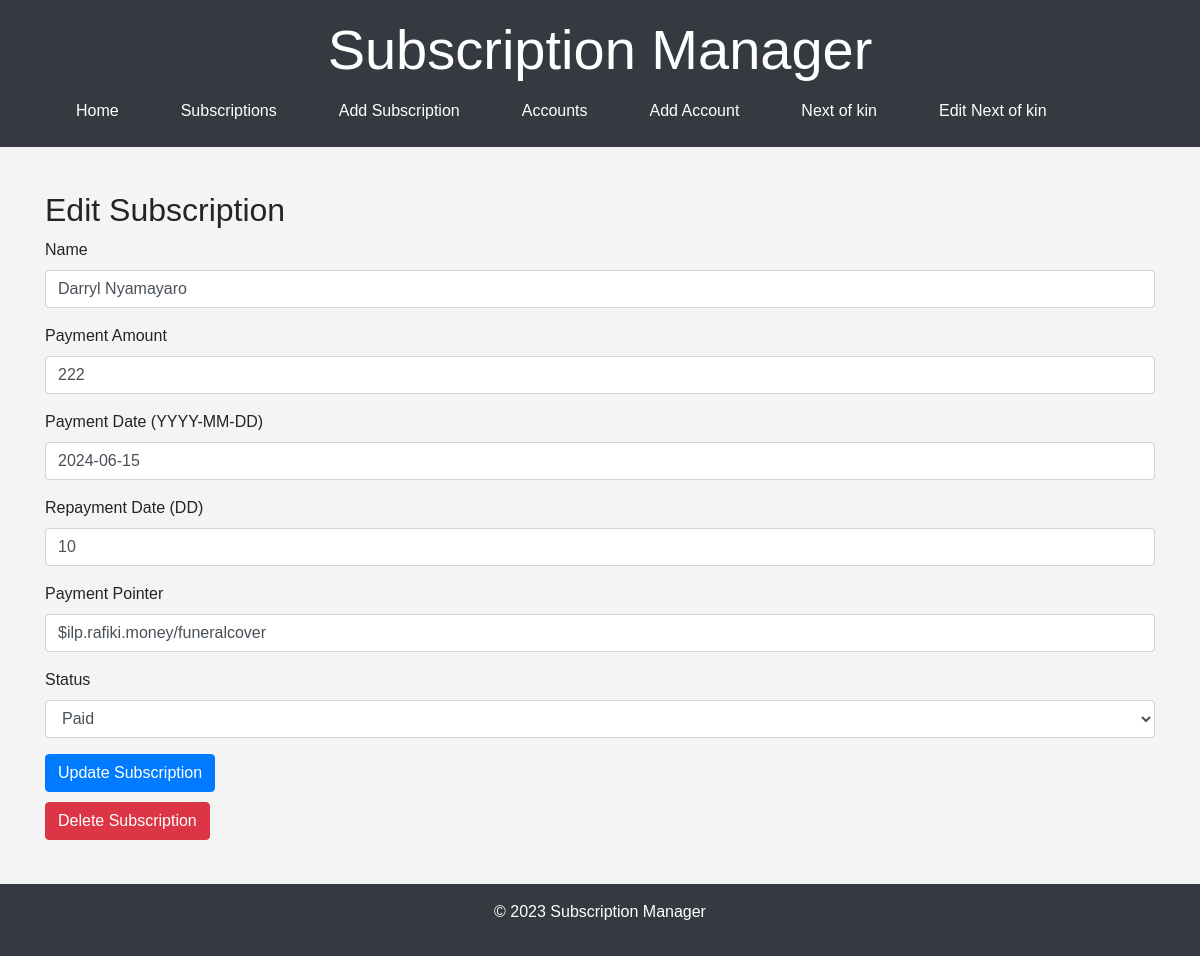
Page /subscriptions/edit/1 on the committed database.
### models.py (models this page shows)
class Subscription(Base):
    __tablename__ = "subscriptions"
    id = Column(Integer, primary_key=True, index=True)
    name = Column(String, index=True)
    payment_amount = Column(Integer)
    payment_date = Column(DateTime, nullable=True)  # Initialize as None
    repayment_date = Column(String, default="01")  # Default to the first day of the month
    status = Column(String, default="unpaid")
    account_id = Column(Integer, ForeignKey("accounts.id"), nullable=True)
    payment_pointer = Column(String, nullable=True)
    account = relationship("Account", back_populates="subscriptions")

### main.py (the view)
@app.get("/subscriptions/edit/{subscription_id}")
def edit_subscription_form(subscription_id: int, request: Request, db: Session = Depends(get_db)):
    try:
        subscription = crud.get_subscription(db, subscription_id=subscription_id)
        if subscription is None:
            raise HTTPException(status_code=404, detail="Subscription not found")
        return templates.TemplateResponse("edit_subscription.html", {"request": request, "subscription": subscription})
    except Exception as e:
        logging.error(f"Error fetching subscription data for editing: {e}")
        raise HTTPException(status_code=500, detail="Internal Server Error")

### Templates/edit_subscription.html (shortened to what this page needs)
{% extends "base.html" %}
{% block content %}
<h2>Edit Subscription</h2>
<form method="post" action="/subscriptions/edit/{{ subscription.id }}" class="needs-validation" novalidate>
    <div class="form-group">
        <label for="name">Name</label>
        <input type="text" id="name" name="name" class="form-control" value="{{ subscription.name }}" required>
    </div>
    <div class="form-group">
        <label for="payment_amount">Payment Amount</label>
        <input type="number" id="payment_amount" name="payment_amount" class="form-control" value="{{ subscription.payment_amount }}" required>
    </div>
    <div class="form-group">
        <label for="payment_date">Payment Date (YYYY-MM-DD)</label>
        <input type="text" id="payment_date" name="payment_date" class="form-control" value="{{ subscription.payment_date.strftime('%Y-%m-%d') if subscription.payment_date else '' }}">
    </div>
    <div class="form-group">
        <label for="repayment_date">Repayment Date (DD)</label>
        <input type="text" id="repayment_date" name="repayment_date" class="form-control" value="{{ subscription.repayment_date }}" required>
    </div>
    <div class="form-group">
        <label for="payment_pointer">Payment Pointer</label>
        <input type="text" id="payment_pointer" name="payment_pointer" class="form-control" value="{{ subscription.payment_pointer }}">
    </div>
    <div class="form-group">
        <label for="status">Status</label>
        <select id="status" name="status" class="form-control" required>
            <option value="paid" {% if subscription.status == 'paid' %}selected{% endif %}>Paid</option>
        </select>
    </div>
    <button type="submit" class="btn btn-primary">Update Subscription</button>
</form>
<form method="post" action="/subscriptions/delete/{{ subscription.id }}" style="margin-top: 10px;">
    <button type="submit" class="btn btn-danger">Delete Subscription</button>
</form>
{% endblock %}

### Static/css/styles.css (style rules this page uses)
body { font-family: Arial, sans-serif; margin: 0; padding: 0; background-color: #f4f4f4; }

### rows in the picture
Subscription: name "Darryl Nyamayaro", payment_amount "222", payment_date "2024-06-15", repayment_date "10", payment_pointer "$ilp.rafiki.money/funeralcover", status "Paid"
